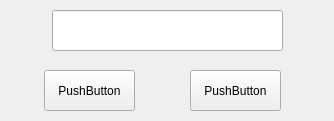
<?xml version="1.0" encoding="UTF-8"?>
<ui version="4.0">
 <class>Form</class>
 <widget class="QWidget" name="Form">
  <property name="geometry">
   <rect>
    <x>0</x>
    <y>0</y>
    <width>334</width>
    <height>121</height>
   </rect>
  </property>
  <property name="windowTitle">
   <string>Form</string>
  </property>
  <widget class="QPushButton" name="pushButton">
   <property name="geometry">
    <rect>
     <x>44</x>
     <y>70</y>
     <width>91</width>
     <height>41</height>
    </rect>
   </property>
   <property name="text">
    <string>PushButton</string>
   </property>
  </widget>
  <widget class="QPushButton" name="pushButton_2">
   <property name="geometry">
    <rect>
     <x>190</x>
     <y>70</y>
     <width>91</width>
     <height>41</height>
    </rect>
   </property>
   <property name="text">
    <string>PushButton</string>
   </property>
  </widget>
  <widget class="QLineEdit" name="lineEdit">
   <property name="geometry">
    <rect>
     <x>52</x>
     <y>10</y>
     <width>231</width>
     <height>41</height>
    </rect>
   </property>
  </widget>
 </widget>
 <resources/>
 <connections/>
</ui>
